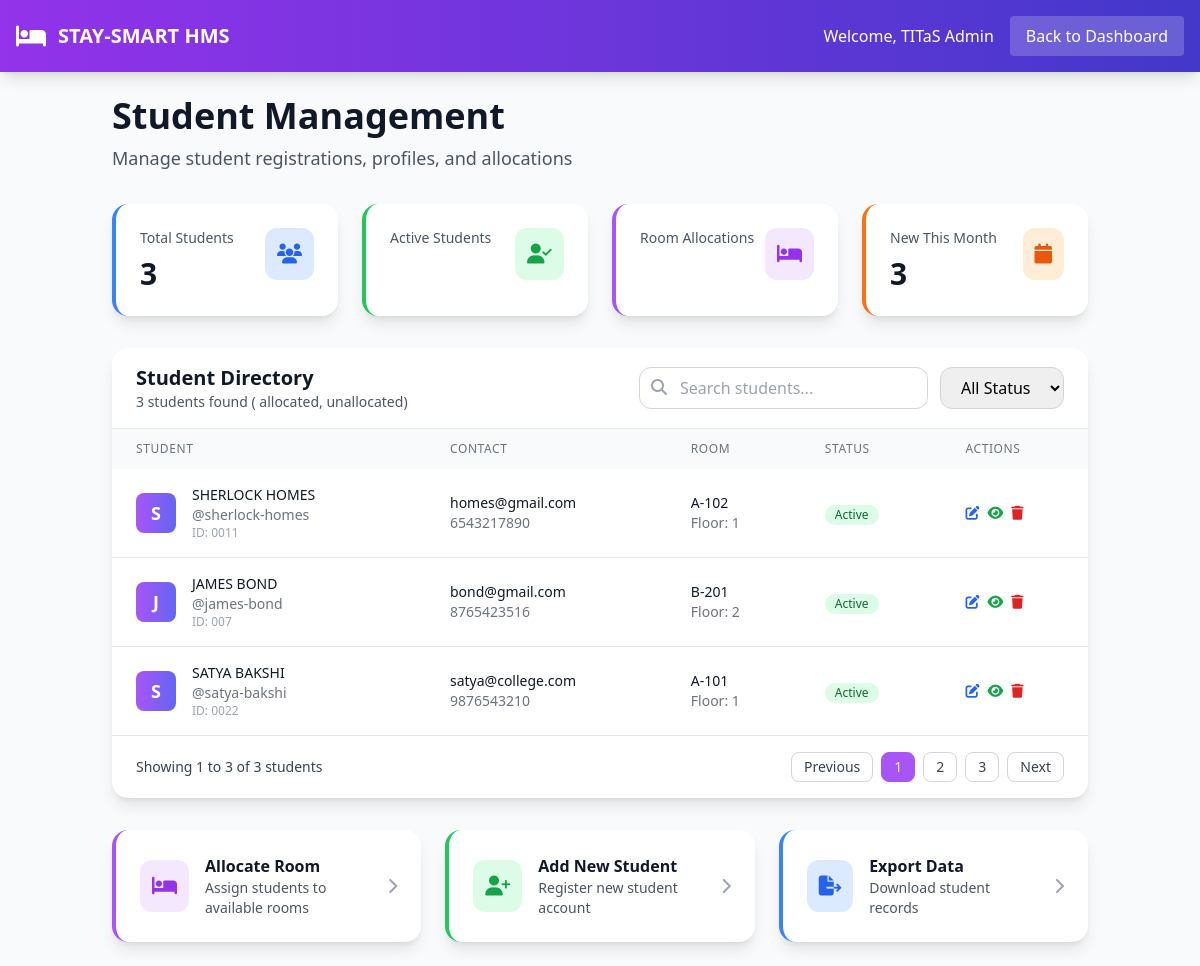
Screenshot of /hostel/students/ with the database file from the repository.
### HOSTEL/models.py (models this page shows, shortened)
class Student(models.Model):
    name = models.CharField(max_length=100, default="Unknown Student")
    roll_no = models.CharField(max_length=20, unique=True)
    email = models.EmailField(unique=True, default="default@gmail.com")
    room = models.ForeignKey(Room, on_delete=models.SET_NULL, null=True, blank=True)
    phone = models.CharField(max_length=15, default="0000000000")

class Room(models.Model):
    room_number = models.CharField(max_length=10, unique=True)
    floor = models.IntegerField(default=1)  # Add this line
    capacity = models.IntegerField(default=1)
    is_occupied = models.BooleanField(default=False)

### HOSTEL/views.py (the view)
# urls.py: path('students/', hostel_views.student_list, name='student_list'),
def student_list(request):
    students = Student.objects.all().order_by('-id')  # Newest first
    return render(request, 'hostel/student_list.html', {'students': students})

### HOSTEL/TEMPLATES/hostel/student_list.html (shortened to what this page needs)
<!DOCTYPE html>
<html lang="en">
<head>
    <script src="https://cdn.tailwindcss.com"></script>
    <link rel="stylesheet" href="https://cdnjs.cloudflare.com/ajax/libs/font-awesome/6.4.0/css/all.min.css">
</head>
<body class="bg-gray-50">
    <nav class="bg-gradient-to-r from-purple-600 to-indigo-700 text-white p-4 shadow-lg">
        <div class="flex justify-between items-center">
            <div class="flex items-center space-x-3">
                <i class="fas fa-bed text-2xl"></i>
                <h1 class="text-xl font-bold">STAY-SMART HMS</h1>
            </div>
            <div class="flex items-center space-x-4">
                <span>Welcome, TITaS Admin</span>
                <a href="{% url 'admin_dashboard' %}" class="bg-white bg-opacity-20 hover:bg-opacity-30 px-4 py-2 rounded transition">Back to Dashboard</a>
            </div>
        </div>
    </nav>
    <div class="container mx-auto p-6">
        <div class="mb-8">
            <h1 class="text-4xl font-bold text-gray-900 mb-2">Student Management</h1>
            <p class="text-gray-600 text-lg">Manage student registrations, profiles, and allocations</p>
        </div>
        <div class="grid grid-cols-1 md:grid-cols-4 gap-6 mb-8">
            <div class="bg-white rounded-2xl shadow-lg p-6 border-l-4 border-blue-500">
                <div class="flex justify-between items-start">
                    <div>
                        <p class="text-gray-600 text-sm">Total Students</p>
                        <p class="text-3xl font-bold text-gray-900 mt-2">{{ students.count }}</p>
                    </div>
                    <div class="bg-blue-100 p-3 rounded-xl">
                        <i class="fas fa-users text-blue-600 text-xl"></i>
                    </div>
                </div>
            </div>
            <div class="bg-white rounded-2xl shadow-lg p-6 border-l-4 border-green-500">
                <div class="flex justify-between items-start">
                    <div>
                        <p class="text-gray-600 text-sm">Active Students</p>
                    </div>
                    <div class="bg-green-100 p-3 rounded-xl">
                        <i class="fas fa-user-check text-green-600 text-xl"></i>
                    </div>
                </div>
            </div>
            <div class="bg-white rounded-2xl shadow-lg p-6 border-l-4 border-purple-500">
                <div class="flex justify-between items-start">
                    <div>
                        <p class="text-gray-600 text-sm">Room Allocations</p>
                    </div>
                    <div class="bg-purple-100 p-3 rounded-xl">
                        <i class="fas fa-bed text-purple-600 text-xl"></i>
                    </div>
                </div>
            </div>
            <div class="bg-white rounded-2xl shadow-lg p-6 border-l-4 border-orange-500">
                <div class="flex justify-between items-start">
                    <div>
                        <p class="text-gray-600 text-sm">New This Month</p>
                        <p class="text-3xl font-bold text-gray-900 mt-2">{{ students.count }}</p>
                    </div>
                    <div class="bg-orange-100 p-3 rounded-xl">
                        <i class="fas fa-calendar text-orange-600 text-xl"></i>
                    </div>
                </div>
            </div>
        </div>
        <div class="bg-white rounded-2xl shadow-lg overflow-hidden">
            <div class="px-6 py-4 border-b border-gray-200">
                <div class="flex flex-col lg:flex-row lg:items-center lg:justify-between">
                    <div>
                        <h2 class="text-xl font-bold text-gray-900">Student Directory</h2>
                        <p class="text-gray-600 text-sm">{{ students.count }} students found ({{ allocated_students_count }} allocated, {{ unallocated_students_count }} unallocated)</p>
                    </div>
                    <div class="mt-4 lg:mt-0 flex space-x-3">
                        <div class="relative">
                            <i class="fas fa-search absolute left-3 top-3 text-gray-400"></i>
                            <input type="text" placeholder="Search students..." class="pl-10 pr-4 py-2 border border-gray-300 rounded-xl focus:outline-none focus:ring-2 focus:ring-purple-500">
                        </div>
                        <select class="border border-gray-300 rounded-xl px-4 py-2 focus:outline-none focus:ring-2 focus:ring-purple-500">
                            <option>All Status</option>
                        </select>
                    </div>
                </div>
            </div>
            <div class="overflow-x-auto">
                <table class="w-full">
                    <thead class="bg-gray-50">
                        <tr>
                            <th class="px-6 py-3 text-left text-xs font-medium text-gray-500 uppercase tracking-wider">Student</th>
                            <th class="px-6 py-3 text-left text-xs font-medium text-gray-500 uppercase tracking-wider">Contact</th>
                            <th class="px-6 py-3 text-left text-xs font-medium text-gray-500 uppercase tracking-wider">Room</th>
                            <th class="px-6 py-3 text-left text-xs font-medium text-gray-500 uppercase tracking-wider">Status</th>
                            <th class="px-6 py-3 text-left text-xs font-medium text-gray-500 uppercase tracking-wider">Actions</th>
                        </tr>
                    </thead>
                    <tbody class="bg-white divide-y divide-gray-200">
                        {% for student in students %}
                        <tr class="hover:bg-gray-50 transition duration-150">
                            <td class="px-6 py-4 whitespace-nowrap">
                                <div class="flex items-center">
                                    <div class="bg-gradient-to-r from-purple-500 to-indigo-500 w-10 h-10 rounded-lg flex items-center justify-center text-white font-semibold text-lg">
                                        {{ student.name|first|upper }}
                                    </div>
                                    <div class="ml-4">
                                        <div class="text-sm font-medium text-gray-900">{{ student.name }}</div>
                                        <div class="text-sm text-gray-500">@{{ student.name|lower|slugify }}</div>
                                        <div class="text-xs text-gray-400">ID: {{ student.roll_no }}</div>
                                    </div>
                                </div>
                            </td>
                            <td class="px-6 py-4 whitespace-nowrap">
                                <div class="text-sm text-gray-900">{{ student.email }}</div>
                                <div class="text-sm text-gray-500">{{ student.phone }}</div>
                            </td>
                            <td class="px-6 py-4 whitespace-nowrap">
                                {% if student.room %}
                                    <div class="text-sm font-medium text-gray-900">{{ student.room.room_number }}</div>
                                    <div class="text-sm text-gray-500">Floor: {{ student.room.floor }}</div>
                                {% else %}
                                    <a href="{% url 'allocate_room' %}" class="inline-flex items-center text-purple-600 hover:text-purple-700 font-medium text-sm hover:underline">
                                        <i class="fas fa-bed mr-1"></i>
                                        Allocate Room
                                    </a>
                                {% endif %}
                            </td>
                            <td class="px-6 py-4 whitespace-nowrap">
                                <span class="inline-flex items-center px-2.5 py-0.5 rounded-full text-xs font-medium {% if student.room %}bg-green-100 text-green-800{% else %}bg-yellow-100 text-yellow-800{% endif %}">
                                    {% if student.room %}Active{% else %}Unallocated{% endif %}
                                </span>
                            </td>
                            <td class="px-6 py-4 whitespace-nowrap text-sm font-medium">
                                <div class="flex space-x-2">
                                    <a href="{% url 'edit_student' student.id %}" class="text-blue-600 hover:text-blue-900 transform hover:scale-110 transition duration-200">
                                        <i class="fas fa-edit"></i>
                                    </a>
                                    <button class="text-green-600 hover:text-green-900 transform hover:scale-110 transition duration-200" onclick="viewStudent({{ student.id }})">
                                        <i class="fas fa-eye"></i>
                                    </button>
                                    <a href="{% url 'delete_student' student.id %}" class="text-red-600 hover:text-red-900 transform hover:scale-110 transition duration-200" onclick="return confirm('Are you sure you want to delete {{ student.name }}?')">
                                        <i class="fas fa-trash"></i>
                                    </a>
                                </div>
                            </td>
                        </tr>
                        {% empty %}
                        <tr>
                            <td colspan="5" class="px-6 py-4 text-center text-gray-500">
                                No students found. <a href="{% url 'add_student' %}" class="text-purple-600 hover:underline">Add the first student</a>
                            </td>
                        </tr>
                        {% endfor %}
                    </tbody>
                </table>
            </div>
            <div class="px-6 py-4 border-t border-gray-200">
                <div class="flex items-center justify-between">
                    <div class="text-sm text-gray-700">
                        Showing <span class="font-medium">1</span> to <span class="font-medium">{{ students.count }}</span> of <span class="font-medium">{{ students.count }}</span> students
                    </div>
                    <div class="flex space-x-2">
                        <button class="px-3 py-1 border border-gray-300 rounded-lg text-sm font-medium text-gray-700 hover:bg-gray-50">Previous</button>
                        <button class="px-3 py-1 border border-purple-500 bg-purple-500 text-white rounded-lg text-sm font-medium">1</button>
                        <button class="px-3 py-1 border border-gray-300 rounded-lg text-sm font-medium text-gray-700 hover:bg-gray-50">2</button>
                        <button class="px-3 py-1 border border-gray-300 rounded-lg text-sm font-medium text-gray-700 hover:bg-gray-50">3</button>
                        <button class="px-3 py-1 border border-gray-300 rounded-lg text-sm font-medium text-gray-700 hover:bg-gray-50">Next</button>
                    </div>
                </div>
            </div>
        </div>
        <div class="mt-8 grid grid-cols-1 md:grid-cols-3 gap-6">
            <a href="{% url 'allocate_room' %}" class="bg-white rounded-2xl shadow-lg p-6 border-l-4 border-purple-500 hover:shadow-xl transition duration-300 group">
                <div class="flex items-center space-x-4">
                    <div class="bg-purple-100 p-3 rounded-xl">
                        <i class="fas fa-bed text-purple-600 text-xl"></i>
                    </div>
                    <div class="flex-1">
                        <h3 class="font-semibold text-gray-900 group-hover:text-purple-600">Allocate Room</h3>
                        <p class="text-gray-600 text-sm">Assign students to available rooms</p>
                    </div>
                    <i class="fas fa-chevron-right text-gray-400 group-hover:text-purple-600"></i>
                </div>
            </a>
            <a href="{% url 'add_student' %}" class="bg-white rounded-2xl shadow-lg p-6 border-l-4 border-green-500 hover:shadow-xl transition duration-300 group">
                <div class="flex items-center space-x-4">
                    <div class="bg-green-100 p-3 rounded-xl">
                        <i class="fas fa-user-plus text-green-600 text-xl"></i>
                    </div>
                    <div class="flex-1">
                        <h3 class="font-semibold text-gray-900 group-hover:text-green-600">Add New Student</h3>
                        <p class="text-gray-600 text-sm">Register new student account</p>
                    </div>
                    <i class="fas fa-chevron-right text-gray-400 group-hover:text-green-600"></i>
                </div>
            </a>
            <div class="bg-white rounded-2xl shadow-lg p-6 border-l-4 border-blue-500">
                <div class="flex items-center space-x-4">
                    <div class="bg-blue-100 p-3 rounded-xl">
                        <i class="fas fa-file-export text-blue-600 text-xl"></i>
                    </div>
                    <div class="flex-1">
                        <h3 class="font-semibold text-gray-900">Export Data</h3>
                        <p class="text-gray-600 text-sm">Download student records</p>
                    </div>
                    <i class="fas fa-chevron-right text-gray-400"></i>
                </div>
            </div>
        </div>
    </div>
</body>
</html>

### rows the page displays
Student: name|first "S", name "SHERLOCK HOMES", name|slugify "sherlock-homes", roll_no "0011", email "homes@gmail.com", phone "6543217890", room.room_number "A-102", room.floor "1", shows "Active"
Student: name|first "J", name "JAMES BOND", name|slugify "james-bond", roll_no "007", email "bond@gmail.com", phone "8765423516", room.room_number "B-201", room.floor "2", shows "Active"
Student: name|first "S", name "SATYA BAKSHI", name|slugify "satya-bakshi", roll_no "0022", email "satya@college.com", phone "9876543210", room.room_number "A-101", room.floor "1", shows "Active"

### other values shown
{{ students.count }} "3"
